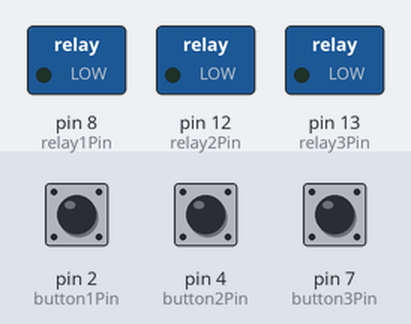
Simulated run of this sketch. Board: Arduino Uno, built with avr-gcc and run on an emulated ATmega328P. On the bench: switched loads named in the sketch (green lamp = pin HIGH). The inputs (shaded band) are chosen by the test bench; at power-on: pin 2 (button1Pin) LOW, pin 4 (button2Pin) LOW, pin 7 (button3Pin) LOW.

Above: at 1.2 s.
1.3 s: pin 2 (button1Pin) pulled HIGH for 3.2 s
At 2.1 s:
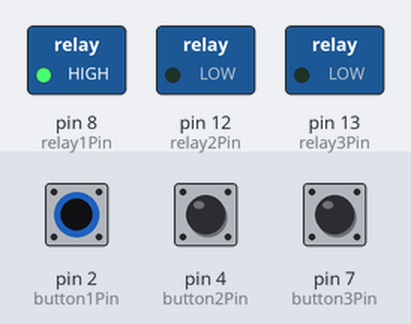
6.8 s: pin 4 (button2Pin) pulled HIGH for 3.2 s
At 7.7 s:
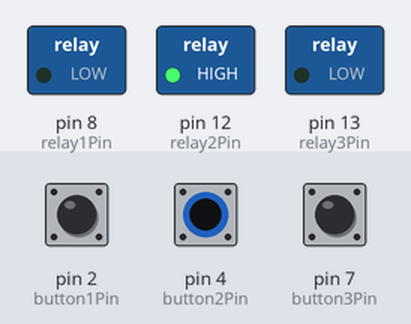
12.3 s: pin 7 (button3Pin) pulled HIGH for 0.15 s
At 13.1 s:
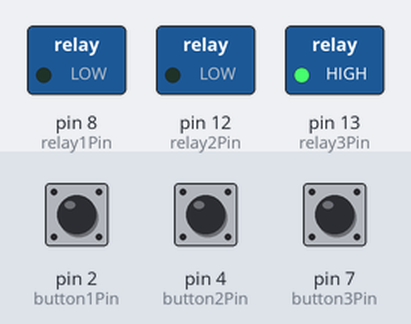
15.4 s: pin 7 (button3Pin) pulled HIGH for 1 s
At 18.9 s:
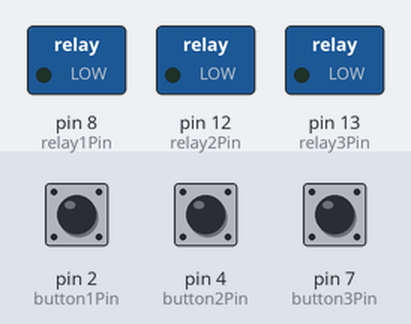
19.4 s: pin 7 (button3Pin) pulled HIGH for 3.2 s
At 19.7 s:
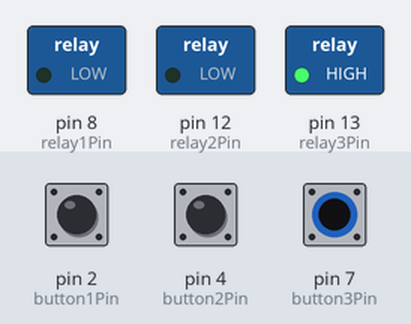
Timing chart, 0 to 26.6 s (numbered marks = the images above; inputs shaded):
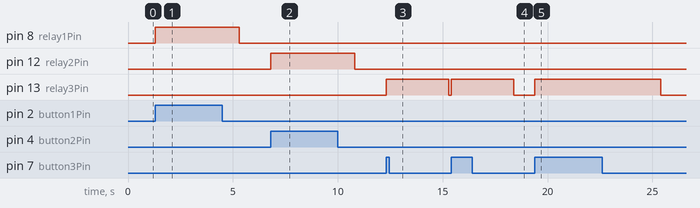

The sketch:

delayControlSolenoid.ino
```cpp
/*

Controlling a Solenoid with Arduino

This demo shows how to control a solenoid using pushbuttons and a relay with
your Arduino compatable controller.


 The circuit:
 * RobotGeek Pushbutton - Digital Pin 2
 * RobotGeek Pushbutton - Digital Pin 4
 * RobotGeek Pushbutton - Digital Pin 7
 * RobotGeek Relay - Digital Pin 8
 * RobotGeek Relay - Digital Pin 12
 * RobotGeek Relay - Digital Pin 13

Products Used in this demo:
 - http://www.robotgeek.com/solenoids
 - http://www.robotgeek.com/robotgeek-geekduino-sensor-kit
 - http://www.robotgeek.com/robotGeek-pushbutton
 - http://www.robotgeek.com/robotgeek-relay

 */

// constants won't change. They're used here to set pin numbers:
const int button1Pin = 2;     // the number of the pushbutton1 pin
const int button2Pin = 4;     // the number of the pushbutton2 pin
const int button3Pin = 7;     // the number of the pushbutton3 pin
const int relay1Pin =  8;      // the number of the Relay1 pin
const int relay2Pin =  12;      // the number of the Relay2 pin
const int relay3Pin =  13;      // the number of the Relay3 pin

// variables will change:
int button1State = 0;         // variable for reading the pushbutton status
int button2State = 0;         // variable for reading the pushbutton status
int button3State = 0;         // variable for reading the pushbutton status

void setup() {

  // initialize the pushbutton pin as an input:
  pinMode(button1Pin, INPUT);
  pinMode(button2Pin, INPUT);
  pinMode(button3Pin, INPUT);
  // initialize the relay pin as an output:
  pinMode(relay1Pin, OUTPUT);
  pinMode(relay2Pin, OUTPUT);
  pinMode(relay3Pin, OUTPUT);

}

void loop(){

  // read the state of the pushbutton values:
  button1State = digitalRead(button1Pin);
  button2State = digitalRead(button2Pin);
  button3State = digitalRead(button3Pin);

  // For the first button, we just activate the solenoid/relay for two seconds
  if (button1State == HIGH) {
    // turn relay on
    digitalWrite(relay1Pin, HIGH);
    delay(1000);    // waits for 1 second
    //turn relay off
    digitalWrite(relay1Pin, LOW);
  }

  // For the second button, we just activate the solenoid/relay for two seconds
  if (button2State == HIGH) {
    // turn relay on
    digitalWrite(relay2Pin, HIGH);
    delay(2000);    // waits for 2 seconds
    //turn relay off
    digitalWrite(relay2Pin, LOW);
  }

  // For the second button, we just activate the solenoid/relay for two seconds
  if (button3State == HIGH) {
    // turn relay on
    digitalWrite(relay3Pin, HIGH);
    delay(3000);    // waits for 3 seconds
    //turn relay off
    digitalWrite(relay3Pin, LOW);
  }

}
```

Measured:
- after the input at 1.3 s, pin 8 (relay1Pin): LOW → HIGH at once, → LOW 4.0 s later
- after the input at 6.8 s, pin 12 (relay2Pin): LOW → HIGH at once, → LOW 4.0 s later
- after the input at 12.3 s, pin 13 (relay3Pin): LOW → HIGH at once, → LOW 3.0 s later
- after the input at 15.4 s, pin 13 (relay3Pin): LOW → HIGH at once, → LOW 3.0 s later
- after the input at 19.4 s, pin 13 (relay3Pin): LOW → HIGH at once, → LOW 6.0 s later
